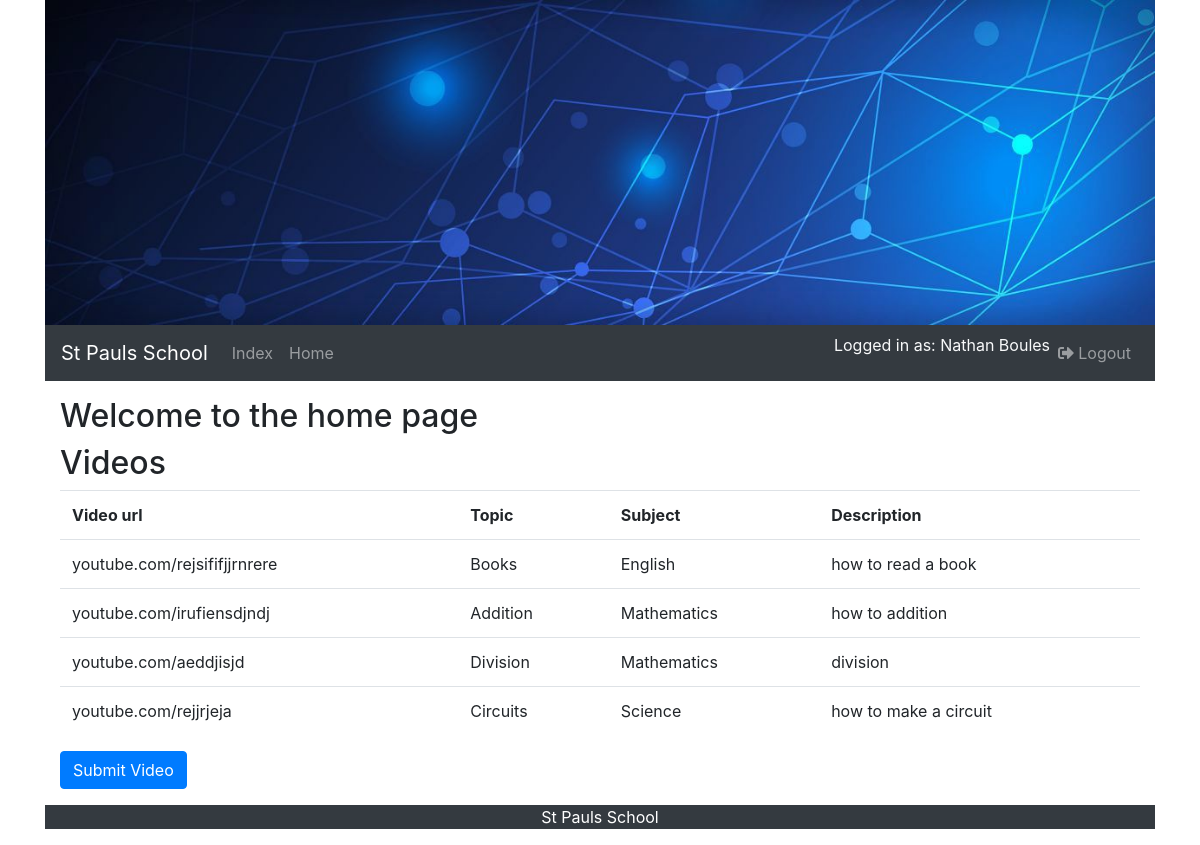
Page /home (signed in) on the committed database.
### tables this page shows
CREATE TABLE videos (videourl TEXT NOT NULL, topicid INTEGER NOT NULL REFERENCES topics (topicid), description TEXT NOT NULL, PRIMARY KEY (videourl, topicid));

CREATE TABLE topics (topicid INTEGER PRIMARY KEY NOT NULL, topic TEXT NOT NULL, subject TEXT NOT NULL);

CREATE TABLE subjects (subjectid NOT NULL, subject TEXT NOT NULL, PRIMARY KEY (subjectid));

### app.py (the view, shortened to what this page needs)
@app.route('/home')
def home():
    if session['userid']:
        id = session['userid']
        sql = """select v.videourl, t.topic, s.subject, v.description
                    from videos v, topics t, subjects s, enrolments e
                    where v.topicid = t.topicid
                    and t.subject = s.subject
                    and s.subjectid = e.subjectid
                    and userid = ?;
        """
        cur.execute(sql, (id,))
        studentresults = cur.fetchall()
    else:
        return redirect(url_for('index'))
    return render_template('home.html', video=studentresults)

### templates/home.html (shortened to what this page needs)
{% extends 'layout.html' %}
{% block mainContent %}
<div class="container">
    {% if session['userid'] %}
    <div class="row">
        <div class="col">
        <h2>Welcome to the home page</h2>
        </div>
    </div>
    {% endif %}
    {% if session['userid'] %}
    {% if session['isstudent'] %}
    <div class="row">
        <div class="col">
        <h2>Videos</h2>
        </div>
    </div>
    <div>
    <table class ='table'>
        <tr>
            <th>Video url</th>
            <th>Topic</th>
            <th>Subject</th>
            <th>Description</th>
        </tr>
        {% for row in video %}
        <tr>
            <td>{{row['videourl']}}</td>
            <td>{{row['topic']}}</td>
            <td>{{row['subject']}}</td>
            <td>{{row['description']}}</td>
        </tr>
        {% endfor %}
    </table>
    </div>
    {% endif %}
    {% endif %}
<a class="btn btn-primary" href="/submit" role="button">Submit Video</a>
</div>
{% endblock %}

### templates/layout.html (shortened to what this page needs)
<!DOCTYPE html>
<html lang="en">
<head>
    <link rel="stylesheet" href="https://use.fontawesome.com/releases/v5.5.0/css/all.css">
    <link rel="stylesheet" href="https://stackpath.bootstrapcdn.com/bootstrap/4.5.2/css/bootstrap.min.css">
    <link rel="stylesheet" type="text/css" href="{{ url_for('static', filename='main.css') }}">
</head>
<body>
<div class="container">
    <header>
        <img src="{{url_for('static', filename='images/head.jpg')}}" class="img-fluid">
    </header>
    <nav class="navbar navbar-expand-md bg-dark navbar-dark sticky-top">
      <a class="navbar-brand" href="/index">St Pauls School</a>
      <div id="navb" class="navbar-collapse collapse hide">
        <ul class="navbar-nav">
          <li class="nav-item">
            <a class="nav-link" href="/index">Index</a>
          </li>
        </ul>
          {% if session['userid'] %}
          <ul class="navbar-nav">
          <li class="nav-item">
            <a class="nav-link" href="/home">Home</a>
          </li>
        </ul>
          {% endif %}
        <ul class="nav navbar-nav ml-auto text-light text-center">
            {% if session['userid'] %}
                <li>Logged in as: {{session['firstname']}} {{session['lastname']}}</li>
              <li class="nav-item">
                <a class="nav-link" href="/logout"><span class="fas fa-sign-out-alt"></span> Logout</a>
              </li>
            {% else %}
                <li class="nav-item">
                <a class="nav-link" href="/login"><span class="fas fa-sign-in-alt"></span> Login</a>
              </li>
            {% endif %}
        </ul>
      </div>
    </nav>
{% block mainContent %} {% endblock %}
    <footer class="container bg-dark">
        <p class="text-center text-white container">St Pauls School</p>
    </footer>
</div>
</body>
</html>

### static/main.css (style rules this page uses)
nav { margin-bottom: 1em; }
footer { margin-top: 1em; }

### rows in the picture
videos: videourl "youtube.com/rejsififjjrnrere", topic "Books", subject "English", description "how to read a book"
videos: videourl "youtube.com/irufiensdjndj", topic "Addition", subject "Mathematics", description "how to addition"
videos: videourl "youtube.com/aeddjisjd", topic "Division", subject "Mathematics", description "division"
videos: videourl "youtube.com/rejjrjeja", topic "Circuits", subject "Science", description "how to make a circuit"

### other values in the picture
{{ session['firstname'] }} "Nathan"
{{ session['lastname'] }} "Boules"
